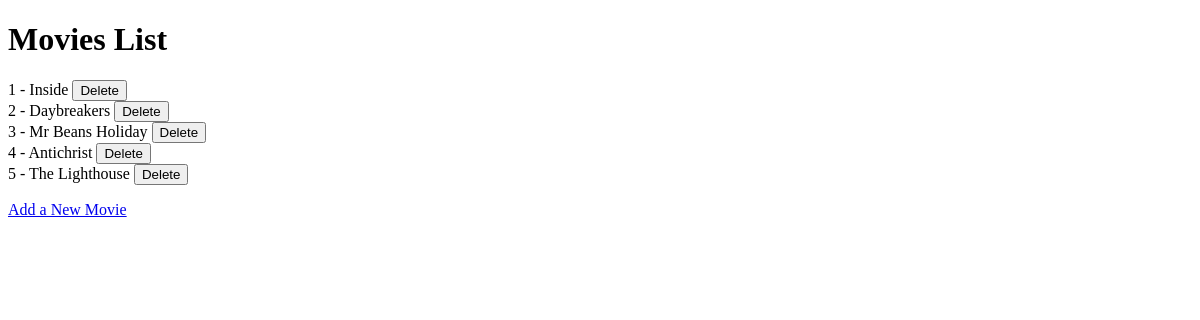
/, run on an earlier commit of the app's database.
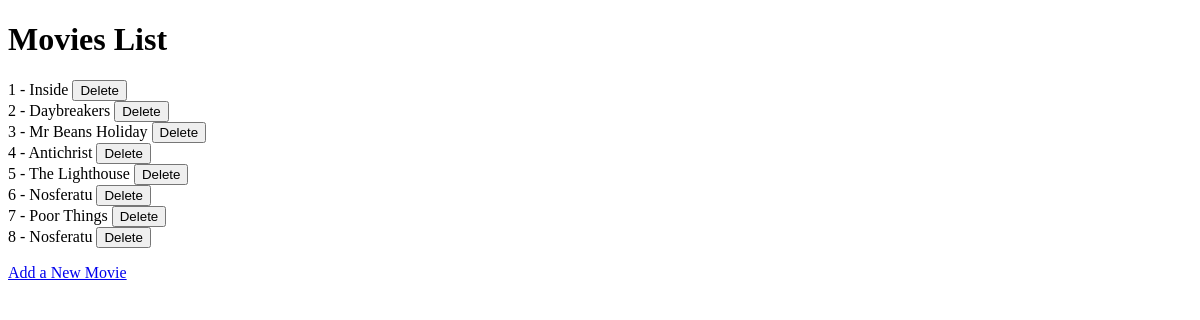
And on a later commit of the database.
### flask_application_assignment.py (models this page shows)
class Movie(db.Model):
    __table_args__ = {'extend_existing': True}
    __tablename__ = 'movies'
    id = db.Column(db.Integer, primary_key=True)
    name = db.Column(db.String(100), nullable=False)
    year = db.Column(db.Integer, nullable=True)
    oscars = db.Column(db.Integer, nullable=True)

### flask_application_assignment.py (the view)
@app.route('/', methods=['GET'])
def index():
    movie_list = Movie.query.all()
    return render_template('index.html', movies=movie_list)

### templates/index.html (shortened to what this page needs)
<!DOCTYPE html>
<html lang="en">
<head>
</head>
<body>
    <h1>Movies List</h1>
    <ul>
        {% for movie in movies %}
            <li>
                {{ movie.id }} - {{ movie.name }}
                <form action="{{ url_for('main.delete_movie', id=movie.id) }}" method="POST" style="display:inline;">
                    <button type="submit" class="enabled-btn">Delete</button>
                </form>
            </li>
        {% endfor %}
    </ul>
    <a href="{{ url_for('main.add_movie') }}">Add a New Movie</a>
</body>
</html>

### templates/index.html (style rules this page uses)
ul { list-style-type: none; padding-left: 0; }

What changed in the data, as far as the page shows it:
added Movie: id "6", name "Nosferatu"
added Movie: id "7", name "Poor Things"
added Movie: id "8", name "Nosferatu"
